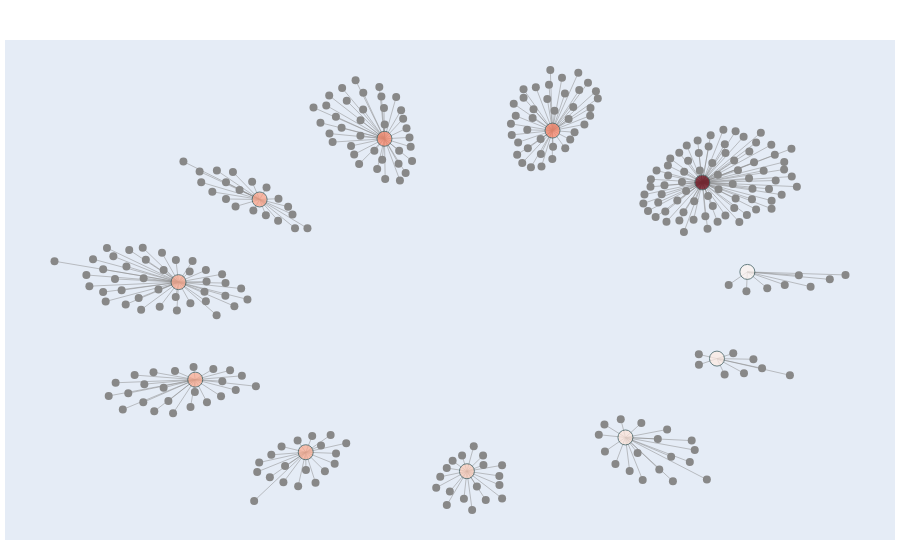

The code cell stored with this chart in its notebook:
### Code cell
# An example of visualization implementation. Only available for torch version for now
cv.plot_corex_with_vnames(corex_torch,col_names=data.index,)

### Figure 1 — Plotly figure (JSON) as saved in the notebook; plotly's stock layout.template omitted (floating-point values rounded to 4 significant figures; data arrays with more than 128 entries replaced by an {"elided": "..."} marker saying what was removed)
{"data": [{"hoverinfo": "text", "line": {"width": 1}, "marker": {"color": {"elided": "305 str values"}, "size": 8}, "mode": "markers", "text": {"elided": "305 str values"}, "type": "scatter", "x": {"elided": "305 float values"}, "y": {"elided": "305 float values"}}, {"hoverinfo": "text", "line": {"color": "#888", "width": 0.5}, "mode": "lines", "type": "scatter", "x": {"elided": "915 float values"}, "y": {"elided": "915 float values"}}, {"hoverinfo": "text", "marker": {"color": [6.409, 2.965, 2.869, 2.37, 2.23, 2.201, 2.159, 1.514, 0.9335, 0.6476, 0.3162], "colorbar": {"thickness": 15, "title": {"side": "right", "text": "TC"}, "xanchor": "left"}, "colorscale": [[0, "rgb(255,245,240)"], [0.125, "rgb(254,224,210)"], [0.25, "rgb(252,187,161)"], [0.375, "rgb(252,146,114)"], [0.5, "rgb(251,106,74)"], [0.625, "rgb(239,59,44)"], [0.75, "rgb(203,24,29)"], [0.875, "rgb(165,15,21)"], [1, "rgb(103,0,13)"]], "line": {"color": "DarkSlateGrey", "width": 1}, "reversescale": false, "showscale": false, "size": [15, 15, 15, 15, 15, 15, 15, 15, 15, 15, 15]}, "mode": "markers", "text": ["Layer 1<br>Cluster node 0<br>TC : 6.4093595", "Layer 1<br>Cluster node 1<br>TC : 2.9646788", "Layer 1<br>Cluster node 2<br>TC : 2.8692758", "Layer 1<br>Cluster node 3<br>TC : 2.3700037", "Layer 1<br>Cluster node 4<br>TC : 2.2303028", "Layer 1<br>Cluster node 5<br>TC : 2.20092", "Layer 1<br>Cluster node 6<br>TC : 2.159434", "Layer 1<br>Cluster node 7<br>TC : 1.5135125", "Layer 1<br>Cluster node 8<br>TC : 0.9335436", "Layer 1<br>Cluster node 9<br>TC : 0.6475911", "Layer 1<br>Cluster node 10<br>TC : 0.31618303"], "type": "scatter", "x": [0.5386, 0.1985, -0.1831, -0.4664, -0.6506, -0.6126, -0.3617, 0.004187, 0.3641, 0.5719, 0.6408], "y": [0.2978, 0.5032, 0.4706, 0.2302, -0.09733, -0.4836, -0.7712, -0.8464, -0.7126, -0.4002, -0.0568]}], "layout": {"hovermode": "closest", "margin": {"b": 20, "l": 5, "r": 5, "t": 40}, "showlegend": false, "title": {"font": {"size": 16}}, "xaxis": {"showgrid": false, "showticklabels": false, "zeroline": false}, "yaxis": {"showgrid": false, "showticklabels": false, "zeroline": false}}}
